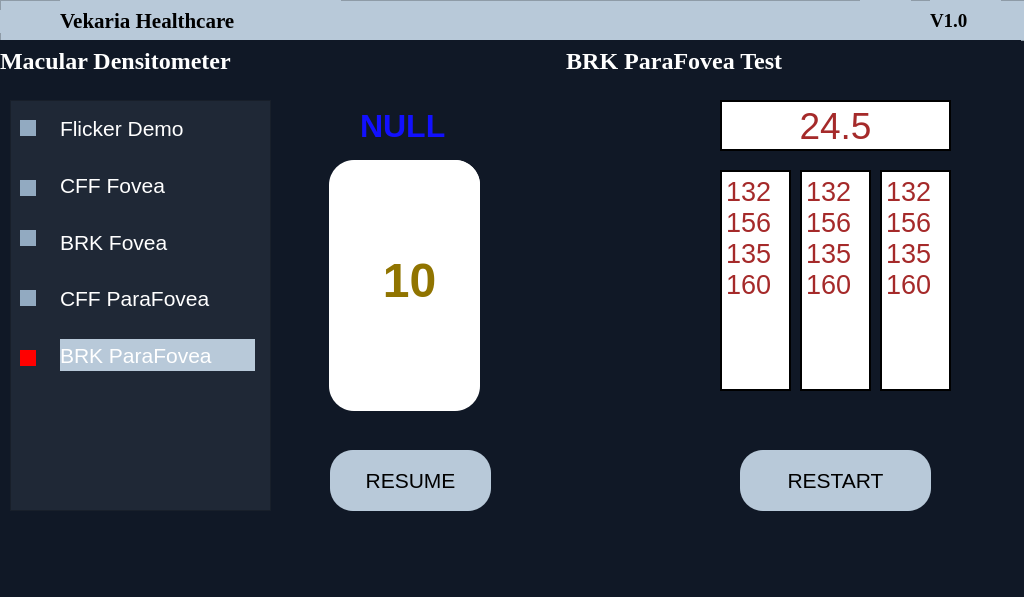
<?xml version="1.0" encoding="UTF-8"?>
<ui version="4.0">
 <class>Form</class>
 <widget class="QWidget" name="Form">
  <property name="geometry">
   <rect>
    <x>0</x>
    <y>0</y>
    <width>1024</width>
    <height>597</height>
   </rect>
  </property>
  <property name="windowTitle">
   <string>Form</string>
  </property>
  <property name="styleSheet">
   <string notr="true">background-color:#101826;</string>
  </property>
  <widget class="QFrame" name="frame">
   <property name="geometry">
    <rect>
     <x>0</x>
     <y>0</y>
     <width>1031</width>
     <height>41</height>
    </rect>
   </property>
   <property name="styleSheet">
    <string notr="true">background-color:#B8C9D9;</string>
   </property>
   <property name="frameShape">
    <enum>QFrame::StyledPanel</enum>
   </property>
   <property name="frameShadow">
    <enum>QFrame::Raised</enum>
   </property>
   <widget class="QLabel" name="label_2">
    <property name="geometry">
     <rect>
      <x>60</x>
      <y>0</y>
      <width>281</width>
      <height>41</height>
     </rect>
    </property>
    <property name="font">
     <font>
      <family>Times New Roman</family>
      <pointsize>16</pointsize>
      <weight>75</weight>
      <bold>true</bold>
     </font>
    </property>
    <property name="text">
     <string>Vekaria Healthcare</string>
    </property>
   </widget>
   <widget class="QLabel" name="label_3">
    <property name="geometry">
     <rect>
      <x>930</x>
      <y>0</y>
      <width>71</width>
      <height>41</height>
     </rect>
    </property>
    <property name="font">
     <font>
      <family>Times New Roman</family>
      <pointsize>14</pointsize>
      <weight>75</weight>
      <bold>true</bold>
     </font>
    </property>
    <property name="text">
     <string>V1.0</string>
    </property>
   </widget>
   <widget class="QLabel" name="label_9">
    <property name="geometry">
     <rect>
      <x>0</x>
      <y>10</y>
      <width>44</width>
      <height>23</height>
     </rect>
    </property>
    <property name="font">
     <font>
      <family>Times New Roman</family>
      <pointsize>20</pointsize>
      <weight>75</weight>
      <bold>true</bold>
     </font>
    </property>
    <property name="text">
     <string/>
    </property>
    <property name="pixmap">
     <pixmap resource="icons/vekarialogo.qrc">:/newPrefix/Vekaria Healthcare Logo/VHC Logo.png</pixmap>
    </property>
    <property name="scaledContents">
     <bool>true</bool>
    </property>
   </widget>
   <widget class="QLabel" name="wifiIcon">
    <property name="geometry">
     <rect>
      <x>860</x>
      <y>0</y>
      <width>51</width>
      <height>41</height>
     </rect>
    </property>
    <property name="text">
     <string/>
    </property>
    <property name="pixmap">
     <pixmap resource="../Wifi/wifi.qrc">:/wifilogo/wifi.png</pixmap>
    </property>
    <property name="scaledContents">
     <bool>true</bool>
    </property>
   </widget>
  </widget>
  <widget class="QLabel" name="label_4">
   <property name="geometry">
    <rect>
     <x>0</x>
     <y>40</y>
     <width>1021</width>
     <height>41</height>
    </rect>
   </property>
   <property name="font">
    <font>
     <family>Times New Roman</family>
     <pointsize>18</pointsize>
     <weight>75</weight>
     <bold>true</bold>
    </font>
   </property>
   <property name="layoutDirection">
    <enum>Qt::LeftToRight</enum>
   </property>
   <property name="styleSheet">
    <string notr="true">color:white;</string>
   </property>
   <property name="text">
    <string>Macular Densitometer                                                        BRK ParaFovea Test</string>
   </property>
   <property name="alignment">
    <set>Qt::AlignLeading|Qt::AlignLeft|Qt::AlignVCenter</set>
   </property>
  </widget>
  <widget class="QPushButton" name="pushButton_2">
   <property name="geometry">
    <rect>
     <x>330</x>
     <y>450</y>
     <width>161</width>
     <height>61</height>
    </rect>
   </property>
   <property name="font">
    <font>
     <pointsize>16</pointsize>
    </font>
   </property>
   <property name="styleSheet">
    <string notr="true">QWidget {
    background-color: #B8C9D9;
	border-radius:23px;
}

QWidget:hover {
    background-color: #92AAC1;
}
</string>
   </property>
   <property name="text">
    <string>RESUME</string>
   </property>
  </widget>
  <widget class="QFrame" name="frame_2">
   <property name="geometry">
    <rect>
     <x>329</x>
     <y>160</y>
     <width>151</width>
     <height>251</height>
    </rect>
   </property>
   <property name="layoutDirection">
    <enum>Qt::LeftToRight</enum>
   </property>
   <property name="styleSheet">
    <string notr="true">
QFrame{

background-color:white;
border-radius:25px;

}

</string>
   </property>
   <property name="frameShape">
    <enum>QFrame::StyledPanel</enum>
   </property>
   <property name="frameShadow">
    <enum>QFrame::Raised</enum>
   </property>
   <widget class="QLabel" name="label_10">
    <property name="geometry">
     <rect>
      <x>20</x>
      <y>100</y>
      <width>121</width>
      <height>41</height>
     </rect>
    </property>
    <property name="font">
     <font>
      <family>Helvetica</family>
      <pointsize>36</pointsize>
      <weight>75</weight>
      <bold>true</bold>
     </font>
    </property>
    <property name="styleSheet">
     <string notr="true">color:#907400;</string>
    </property>
    <property name="text">
     <string>10</string>
    </property>
    <property name="alignment">
     <set>Qt::AlignCenter</set>
    </property>
   </widget>
   <widget class="QLabel" name="label_13">
    <property name="geometry">
     <rect>
      <x>10</x>
      <y>0</y>
      <width>141</width>
      <height>91</height>
     </rect>
    </property>
    <property name="text">
     <string/>
    </property>
    <property name="pixmap">
     <pixmap>:/arrows/upArrow.png</pixmap>
    </property>
    <property name="scaledContents">
     <bool>true</bool>
    </property>
   </widget>
   <widget class="QLabel" name="label_15">
    <property name="geometry">
     <rect>
      <x>10</x>
      <y>150</y>
      <width>141</width>
      <height>91</height>
     </rect>
    </property>
    <property name="layoutDirection">
     <enum>Qt::RightToLeft</enum>
    </property>
    <property name="text">
     <string/>
    </property>
    <property name="pixmap">
     <pixmap>:/arrows/upArrow.png</pixmap>
    </property>
    <property name="scaledContents">
     <bool>true</bool>
    </property>
    <property name="alignment">
     <set>Qt::AlignBottom|Qt::AlignLeading|Qt::AlignLeft</set>
    </property>
   </widget>
  </widget>
  <widget class="QTextEdit" name="textEdit_3">
   <property name="geometry">
    <rect>
     <x>720</x>
     <y>170</y>
     <width>71</width>
     <height>221</height>
    </rect>
   </property>
   <property name="font">
    <font>
     <pointsize>20</pointsize>
    </font>
   </property>
   <property name="styleSheet">
    <string notr="true">QTextEdit {
    background-color: white; /* Set background color to white */
    border: 2px solid Black; /* Set a solid red border with a width of 30 pixels */
	color:brown;
}</string>
   </property>
   <property name="html">
    <string>&lt;!DOCTYPE HTML PUBLIC &quot;-//W3C//DTD HTML 4.0//EN&quot; &quot;http://www.w3.org/TR/REC-html40/strict.dtd&quot;&gt;
&lt;html&gt;&lt;head&gt;&lt;meta name=&quot;qrichtext&quot; content=&quot;1&quot; /&gt;&lt;style type=&quot;text/css&quot;&gt;
p, li { white-space: pre-wrap; }
&lt;/style&gt;&lt;/head&gt;&lt;body style=&quot; font-family:'MS Shell Dlg 2'; font-size:20pt; font-weight:400; font-style:normal;&quot;&gt;
&lt;p style=&quot; margin-top:0px; margin-bottom:0px; margin-left:0px; margin-right:0px; -qt-block-indent:0; text-indent:0px;&quot;&gt;132&lt;/p&gt;
&lt;p style=&quot; margin-top:0px; margin-bottom:0px; margin-left:0px; margin-right:0px; -qt-block-indent:0; text-indent:0px;&quot;&gt;156&lt;/p&gt;
&lt;p style=&quot; margin-top:0px; margin-bottom:0px; margin-left:0px; margin-right:0px; -qt-block-indent:0; text-indent:0px;&quot;&gt;135&lt;/p&gt;
&lt;p style=&quot; margin-top:0px; margin-bottom:0px; margin-left:0px; margin-right:0px; -qt-block-indent:0; text-indent:0px;&quot;&gt;160&lt;/p&gt;&lt;/body&gt;&lt;/html&gt;</string>
   </property>
  </widget>
  <widget class="QPushButton" name="pushButton_3">
   <property name="geometry">
    <rect>
     <x>740</x>
     <y>450</y>
     <width>191</width>
     <height>61</height>
    </rect>
   </property>
   <property name="font">
    <font>
     <pointsize>16</pointsize>
    </font>
   </property>
   <property name="styleSheet">
    <string notr="true">QWidget {
    background-color: #B8C9D9;
border-radius:23px;
}

QWidget:hover {
    background-color: #92AAC1;
}
</string>
   </property>
   <property name="text">
    <string>RESTART</string>
   </property>
  </widget>
  <widget class="QLabel" name="label_7">
   <property name="geometry">
    <rect>
     <x>360</x>
     <y>110</y>
     <width>121</width>
     <height>31</height>
    </rect>
   </property>
   <property name="font">
    <font>
     <family>Helvetica</family>
     <pointsize>24</pointsize>
     <weight>75</weight>
     <bold>true</bold>
    </font>
   </property>
   <property name="styleSheet">
    <string notr="true">color:#1210FF;</string>
   </property>
   <property name="text">
    <string>NULL</string>
   </property>
  </widget>
  <widget class="QLabel" name="label_16">
   <property name="geometry">
    <rect>
     <x>720</x>
     <y>100</y>
     <width>231</width>
     <height>51</height>
    </rect>
   </property>
   <property name="font">
    <font>
     <family>Helvetica</family>
     <pointsize>28</pointsize>
    </font>
   </property>
   <property name="styleSheet">
    <string notr="true">QLabel {
    background-color: white; /* Set background color to white */
    border: 2px solid Black; /* Set a solid red border with a width of 30 pixels */
	color:brown;
}</string>
   </property>
   <property name="text">
    <string>24.5</string>
   </property>
   <property name="alignment">
    <set>Qt::AlignCenter</set>
   </property>
  </widget>
  <widget class="QTextEdit" name="textEdit_4">
   <property name="geometry">
    <rect>
     <x>800</x>
     <y>170</y>
     <width>71</width>
     <height>221</height>
    </rect>
   </property>
   <property name="font">
    <font>
     <pointsize>20</pointsize>
    </font>
   </property>
   <property name="styleSheet">
    <string notr="true">QTextEdit {
    background-color: white; /* Set background color to white */
    border: 2px solid Black; /* Set a solid red border with a width of 30 pixels */
	color:brown;
}</string>
   </property>
   <property name="html">
    <string>&lt;!DOCTYPE HTML PUBLIC &quot;-//W3C//DTD HTML 4.0//EN&quot; &quot;http://www.w3.org/TR/REC-html40/strict.dtd&quot;&gt;
&lt;html&gt;&lt;head&gt;&lt;meta name=&quot;qrichtext&quot; content=&quot;1&quot; /&gt;&lt;style type=&quot;text/css&quot;&gt;
p, li { white-space: pre-wrap; }
&lt;/style&gt;&lt;/head&gt;&lt;body style=&quot; font-family:'MS Shell Dlg 2'; font-size:20pt; font-weight:400; font-style:normal;&quot;&gt;
&lt;p style=&quot; margin-top:0px; margin-bottom:0px; margin-left:0px; margin-right:0px; -qt-block-indent:0; text-indent:0px;&quot;&gt;132&lt;/p&gt;
&lt;p style=&quot; margin-top:0px; margin-bottom:0px; margin-left:0px; margin-right:0px; -qt-block-indent:0; text-indent:0px;&quot;&gt;156&lt;/p&gt;
&lt;p style=&quot; margin-top:0px; margin-bottom:0px; margin-left:0px; margin-right:0px; -qt-block-indent:0; text-indent:0px;&quot;&gt;135&lt;/p&gt;
&lt;p style=&quot; margin-top:0px; margin-bottom:0px; margin-left:0px; margin-right:0px; -qt-block-indent:0; text-indent:0px;&quot;&gt;160&lt;/p&gt;&lt;/body&gt;&lt;/html&gt;</string>
   </property>
  </widget>
  <widget class="QTextEdit" name="textEdit_6">
   <property name="geometry">
    <rect>
     <x>880</x>
     <y>170</y>
     <width>71</width>
     <height>221</height>
    </rect>
   </property>
   <property name="font">
    <font>
     <pointsize>20</pointsize>
    </font>
   </property>
   <property name="styleSheet">
    <string notr="true">QTextEdit {
    background-color: white; /* Set background color to white */
    border: 2px solid Black; /* Set a solid red border with a width of 30 pixels */
	color:brown;
}</string>
   </property>
   <property name="html">
    <string>&lt;!DOCTYPE HTML PUBLIC &quot;-//W3C//DTD HTML 4.0//EN&quot; &quot;http://www.w3.org/TR/REC-html40/strict.dtd&quot;&gt;
&lt;html&gt;&lt;head&gt;&lt;meta name=&quot;qrichtext&quot; content=&quot;1&quot; /&gt;&lt;style type=&quot;text/css&quot;&gt;
p, li { white-space: pre-wrap; }
&lt;/style&gt;&lt;/head&gt;&lt;body style=&quot; font-family:'MS Shell Dlg 2'; font-size:20pt; font-weight:400; font-style:normal;&quot;&gt;
&lt;p style=&quot; margin-top:0px; margin-bottom:0px; margin-left:0px; margin-right:0px; -qt-block-indent:0; text-indent:0px;&quot;&gt;132&lt;/p&gt;
&lt;p style=&quot; margin-top:0px; margin-bottom:0px; margin-left:0px; margin-right:0px; -qt-block-indent:0; text-indent:0px;&quot;&gt;156&lt;/p&gt;
&lt;p style=&quot; margin-top:0px; margin-bottom:0px; margin-left:0px; margin-right:0px; -qt-block-indent:0; text-indent:0px;&quot;&gt;135&lt;/p&gt;
&lt;p style=&quot; margin-top:0px; margin-bottom:0px; margin-left:0px; margin-right:0px; -qt-block-indent:0; text-indent:0px;&quot;&gt;160&lt;/p&gt;&lt;/body&gt;&lt;/html&gt;</string>
   </property>
  </widget>
  <widget class="QFrame" name="frame_3">
   <property name="geometry">
    <rect>
     <x>10</x>
     <y>100</y>
     <width>261</width>
     <height>411</height>
    </rect>
   </property>
   <property name="styleSheet">
    <string notr="true">QFrame{
Background-color:#1f2836;
color:white;
}</string>
   </property>
   <property name="frameShape">
    <enum>QFrame::StyledPanel</enum>
   </property>
   <property name="frameShadow">
    <enum>QFrame::Raised</enum>
   </property>
   <widget class="QLabel" name="label_6">
    <property name="geometry">
     <rect>
      <x>50</x>
      <y>12</y>
      <width>161</width>
      <height>32</height>
     </rect>
    </property>
    <property name="font">
     <font>
      <family>Helvetica</family>
      <pointsize>16</pointsize>
     </font>
    </property>
    <property name="styleSheet">
     <string notr="true">QLabel:hover{
background-color:#B8C9D9;
}</string>
    </property>
    <property name="text">
     <string>Flicker Demo</string>
    </property>
   </widget>
   <widget class="QLabel" name="label_12">
    <property name="geometry">
     <rect>
      <x>50</x>
      <y>126</y>
      <width>139</width>
      <height>32</height>
     </rect>
    </property>
    <property name="font">
     <font>
      <family>Helvetica</family>
      <pointsize>16</pointsize>
     </font>
    </property>
    <property name="styleSheet">
     <string notr="true"/>
    </property>
    <property name="text">
     <string>BRK Fovea</string>
    </property>
   </widget>
   <widget class="QLabel" name="label_14">
    <property name="geometry">
     <rect>
      <x>50</x>
      <y>182</y>
      <width>193</width>
      <height>32</height>
     </rect>
    </property>
    <property name="font">
     <font>
      <family>Helvetica</family>
      <pointsize>16</pointsize>
     </font>
    </property>
    <property name="text">
     <string>CFF ParaFovea</string>
    </property>
   </widget>
   <widget class="QLabel" name="label_17">
    <property name="geometry">
     <rect>
      <x>50</x>
      <y>239</y>
      <width>195</width>
      <height>32</height>
     </rect>
    </property>
    <property name="font">
     <font>
      <family>Helvetica</family>
      <pointsize>16</pointsize>
     </font>
    </property>
    <property name="styleSheet">
     <string notr="true">QFrame{

background-color:#B8C9D9;
border-radius:25px;
}
</string>
    </property>
    <property name="text">
     <string>BRK ParaFovea</string>
    </property>
   </widget>
   <widget class="QLabel" name="label_11">
    <property name="geometry">
     <rect>
      <x>50</x>
      <y>69</y>
      <width>137</width>
      <height>32</height>
     </rect>
    </property>
    <property name="font">
     <font>
      <family>Helvetica</family>
      <pointsize>16</pointsize>
     </font>
    </property>
    <property name="text">
     <string>CFF Fovea</string>
    </property>
   </widget>
   <widget class="QLabel" name="label_18">
    <property name="geometry">
     <rect>
      <x>10</x>
      <y>20</y>
      <width>16</width>
      <height>16</height>
     </rect>
    </property>
    <property name="font">
     <font>
      <family>Helvetica</family>
      <pointsize>16</pointsize>
     </font>
    </property>
    <property name="styleSheet">
     <string notr="true">background-color:#92AAC1
</string>
    </property>
    <property name="text">
     <string/>
    </property>
   </widget>
   <widget class="QLabel" name="label_19">
    <property name="geometry">
     <rect>
      <x>10</x>
      <y>80</y>
      <width>16</width>
      <height>16</height>
     </rect>
    </property>
    <property name="font">
     <font>
      <family>Helvetica</family>
      <pointsize>16</pointsize>
     </font>
    </property>
    <property name="styleSheet">
     <string notr="true">background-color:#92AAC1
</string>
    </property>
    <property name="text">
     <string/>
    </property>
   </widget>
   <widget class="QLabel" name="label_20">
    <property name="geometry">
     <rect>
      <x>10</x>
      <y>130</y>
      <width>16</width>
      <height>16</height>
     </rect>
    </property>
    <property name="font">
     <font>
      <family>Helvetica</family>
      <pointsize>16</pointsize>
     </font>
    </property>
    <property name="styleSheet">
     <string notr="true">background-color:#92AAC1
</string>
    </property>
    <property name="text">
     <string/>
    </property>
   </widget>
   <widget class="QLabel" name="label_21">
    <property name="geometry">
     <rect>
      <x>10</x>
      <y>190</y>
      <width>16</width>
      <height>16</height>
     </rect>
    </property>
    <property name="font">
     <font>
      <family>Helvetica</family>
      <pointsize>16</pointsize>
     </font>
    </property>
    <property name="styleSheet">
     <string notr="true">background-color:#92AAC1
</string>
    </property>
    <property name="text">
     <string/>
    </property>
   </widget>
   <widget class="QLabel" name="label_22">
    <property name="geometry">
     <rect>
      <x>10</x>
      <y>250</y>
      <width>16</width>
      <height>16</height>
     </rect>
    </property>
    <property name="font">
     <font>
      <family>Helvetica</family>
      <pointsize>16</pointsize>
     </font>
    </property>
    <property name="styleSheet">
     <string notr="true">background-color:red;
</string>
    </property>
    <property name="text">
     <string/>
    </property>
   </widget>
  </widget>
 </widget>
 <resources>
  <include location="icons/vekarialogo.qrc"/>
  <include location="../Wifi/wifi.qrc"/>
  <include location="arrows.qrc"/>
 </resources>
 <connections/>
</ui>
